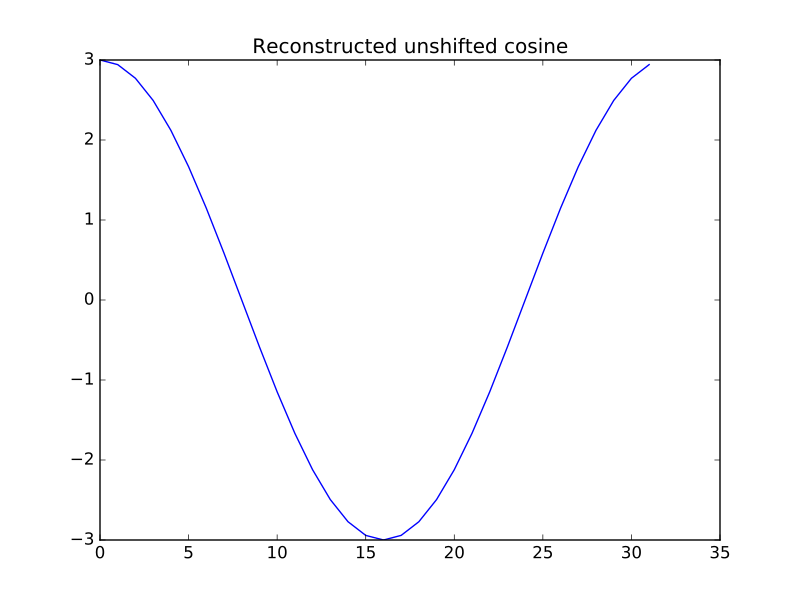

Recreate this plot in Python.
# Reconstruct unshifted cos from dot product projection
c_unshifted = cos_x.dot(c_1) / c_1.dot(c_1)
proj_onto_c1 = c_unshifted * c_1
plt.plot(ns, proj_onto_c1)
plt.title('Reconstructed unshifted cosine')
